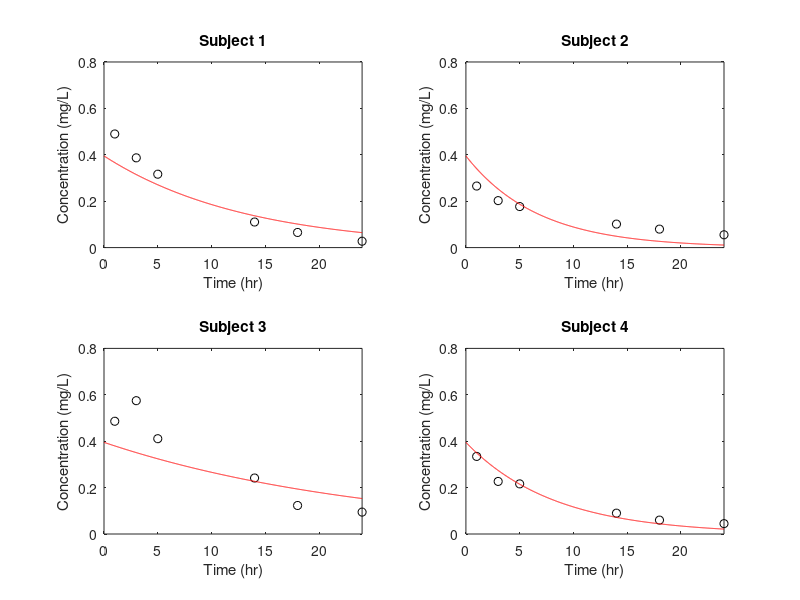

Reproduce this figure in MATLAB.
% For HW4 Part 2 Section 2.
% Minimizes the objective function O(K,25) for the given data set
% to fit a model to the data. Uses the secant method to find the 
% root of O(K,25).
function hw4b()
    % First set up given data:
    td = [1 3 5 14 18 24];
    data(1,:) = [0.489685 .386849 .316341 .110217 6.52e-02 2.75e-02];
    data(2,:) = [0.265321 .202436 .176838 .101266 .0796 .0552];
    data(3,:) = [.485949 .574634 .410763 .241312 .122885 .0944];
    data(4,:) = [.334405 .22657 .216041 .0898 .0599 .0447];

    % Constants
    % For this part, we assume V = 25 for all cases.
    D = 10;
    V = 25.315910;
    
    % Store matrix of K's. Each row of the K matrix matches one data set.
    K = zeros(1,1);
    Kf = zeros(1,1);    % final K values
    guesses = [.1 .05; .1 .05; .2 .05; .03 .05];
    
    % Set to keep iterating until this close to 0.
    eps = 1e-5;    
    t = 0:.01:24;    % time range for plotting prediction

    % For each of the data sets (each row).
    for (i=1:size(data,1))
        n = 2;      % Start at n = 2.
        K(i,1:2) = guesses(i,:); % Initial guesses
        f_n = f(K(i,n),V,D,td,data(i,:));          % f with K_n (n=2)
        while (abs(f_n) > eps)
            f_n_minus1 = f(K(i,n-1),V,D,td,data(i,:));  % f with K_n-1
            K(i,n+1) = K(i,n) - f_n*(K(i,n)-K(i,n-1))/(f_n - f_n_minus1);
            f_n = f(K(i,n+1),V,D,td,data(i,:));         % reevaluate f_n
            n = n+1;    % increment n
        end        
        Kf(i) = K(i,end);        
        % Plot results
        subplot(2,2,i);
        plot(td,data(i,:),'ko');                % Plot data
        hold on;
        axis([0 24 0 .8]);
        title(sprintf('Subject %d',i));
        xlabel('Time (hr)');
        ylabel('Concentration (mg/L)');
        plot(t,(D/V)*exp(-Kf(i)*t),'r');     % Plot prediction
        
        % Display final K value.
        fprintf('K Value for Subject %d = %f\n',i,Kf(i));
    end
    
    % Display average K value.
    fprintf('Average value of K = %f\n',mean(Kf));
end

% The function we want to find the root of: dO/dK
% t is the times, z is the actual measurements (must be same length).
function y = f(K,V,D,t,z)
    y = sum(z.*t.*exp(-K*t)) - (D/V)*sum(t.*exp(-2*K*t));
end
